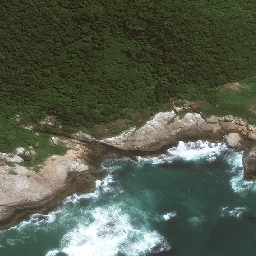
#> input picture WMTS/coasts/n41p6948722325_n22p4055718965_n41p6928167264_n22p4028294504_raw.png, 256 x 256 px
$ jupyter execute --allow-errors Untitled.ipynb   (older library calls are emulated)
#> lines starting #> are read from the running program, lines starting #| are printed output that depends on the picture; after the words box and inside, x2 and y2 are one past the last pixel; in counts of white or black regions, pixels touching at a corner belong together
[cell 1]
import cv2
import numpy as np
import os

from PIL import Image
from IPython.display import display

im = Image.open('n41p6948722325_n22p4055718965_n41p6928167264_n22p4028294504_raw.png')
#> im is the input picture: PIL image 256x256 RGBA; mean R, G, B, A 83.8, 91.8, 75.8, 255
gt= Image.open('n41p6948722325_n22p4055718965_n41p6928167264_n22p4028294504_gt.png')
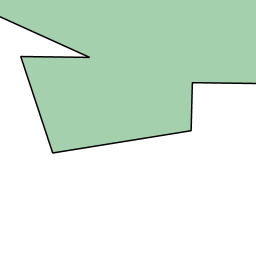
#> input picture WMTS/coasts/n41p6948722325_n22p4055718965_n41p6928167264_n22p4028294504_gt.png, 256 x 256 px
#> gt is the input picture: PIL image 256x256 RGB; mean R, G, B 214.3, 232.3, 217.7
ima = np.asarray(im, dtype=np.uint8)
gta = np.load('n41p6948722325_n22p4055718965_n41p6928167264_n22p4028294504.npy')
#> (reads coasts/n41p6948722325_n22p4055718965_n41p6928167264_n22p4028294504.npy from the repository)
display (im)
display (gt)

[cell 2]
img = cv2.imread('n41p6948722325_n22p4055718965_n41p6928167264_n22p4028294504_raw.png',0)
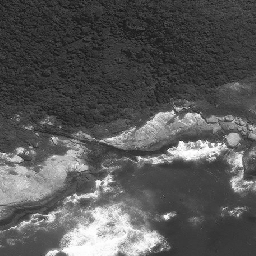
#> img: shape (256, 256); min 15, max 255, mean 87
ret, thresh = cv2.threshold(img,0,255,cv2.THRESH_BINARY_INV+cv2.THRESH_OTSU)
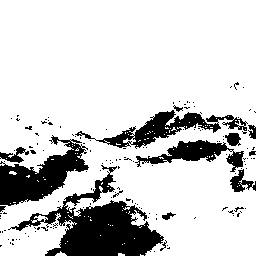
#> thresh: shape (256, 256); 81.2% white; 145 black regions (131 under 20 px)
#> ret = 123
#np.histogram(thresh)
#imgray = cv2.cvtColor(img,cv2.COLOR_BGR2GRAY)
#ret,thresh = cv2.threshold(img,0,255,0)
contours, hierarchy = cv2.findContours(thresh, cv2.RETR_CCOMP, cv2.CHAIN_APPROX_NONE)
#> contours = 362 contours, 341 with area under 20; largest, box (x1, y1, x2, y2) and area: (0, 0, 256, 256) 56220, (130, 109, 222, 149) 1481, (135, 139, 235, 168) 1236, (95, 126, 137, 149) 371, (225, 150, 245, 173) 252
cimt = np.ones((256,256),dtype=np.uint8)
cv2.drawContours(cimt,contours,-1,255,1)
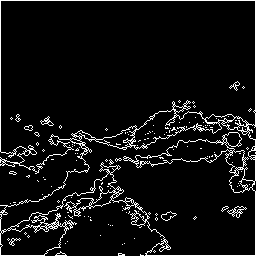
#> cimt: shape (256, 256); values 1 (black) and 255 (white), 6.8% white in thin lines or dots
areas = [cv2.contourArea(cnt) for cnt in contours ]
#> areas = 362 values, max 56220 at index 103, min 0 at index 3, mean 170.4
display (Image.fromarray(cimt))
h = np.mean(areas)
#> h = 170.4
np.std(areas)
mask = np.zeros((258,258), np.uint8)
cv2.floodFill(cimt,mask,(250,250),255,0,255)
#> cimt: shape (256, 256); values 1 (black) and 255 (white), 28.4% white; 122 white regions (116 under 20 px), largest, box (x1, y1, x2, y2) and area: (0, 0, 256, 256) 18197, (40, 116, 54, 126) 41, (229, 81, 240, 91) 29, (9, 238, 21, 246) 28, (55, 251, 67, 256) 23, (24, 125, 33, 131) 21
display (Image.fromarray(cimt))

[cell 3]
im = Image.open('n41p940975909_n22p8723511097_n41p9389283747_n22p8696087029_raw.png')
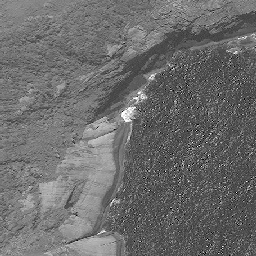
#> input picture WMTS/coasts/n41p940975909_n22p8723511097_n41p9389283747_n22p8696087029_raw.png, 256 x 256 px
#> im is the input picture: PIL image 256x256 LA; mean R, G, B, A 108.3, 108.3, 108.3, 255
display (im)
ima = cv2.imread('n41p940975909_n22p8723511097_n41p9389283747_n22p8696087029_raw.png',0)
#> ima: shape (256, 256); min 0, max 255, mean 108.3
gta = np.load('n41p940975909_n22p8723511097_n41p9389283747_n22p8696087029.npy')
#> (reads coasts/n41p940975909_n22p8723511097_n41p9389283747_n22p8696087029.npy from the repository)

[cell 4]
rows = [i for i in xrange(gta.shape[0]) if sum(gta[i,:])==gta.shape[1]]
cols = [i for i in xrange(gta.shape[1]) if sum(gta[:,i])==gta.shape[0]]
mask = np.zeros(gta.shape)
mask[rows,:] = 255
mask[:,cols] = 255
mask

[cell 5]
ret, thresh = cv2.threshold(ima,0,255,cv2.THRESH_BINARY_INV+cv2.THRESH_OTSU)
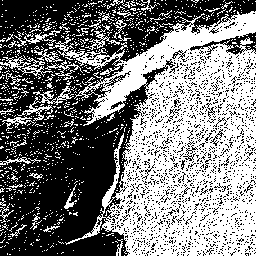
#> thresh: shape (256, 256); 48.6% white; 1005 white regions (961 under 20 px)
#> ret = 107
#np.histogram(thresh)
#imgray = cv2.cvtColor(img,cv2.COLOR_BGR2GRAY)
#ret,thresh = cv2.threshold(img,0,255,0)
contours, hierarchy = cv2.findContours(thresh, cv2.RETR_CCOMP, cv2.CHAIN_APPROX_NONE)
#> contours = 3961 contours, 3924 with area under 20; largest, box (x1, y1, x2, y2) and area: (49, 11, 256, 256) 30792, (0, 55, 53, 77) 347, (17, 86, 74, 121) 308, (142, 65, 169, 88) 199, (90, 83, 109, 99) 124
cimt = np.ones((256,256),dtype=np.uint8)
cv2.drawContours(cimt,contours,-1,255,1)
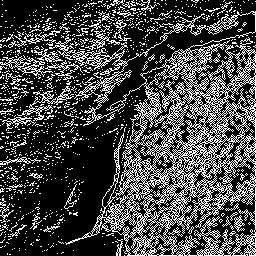
#> cimt: shape (256, 256); values 1 (black) and 255 (white), 27.9% white in thin lines or dots
display (Image.fromarray(cimt))
mask = np.zeros((258,258), np.uint8)
cv2.floodFill(cimt,mask,(250,250),255,0,255)
display (Image.fromarray(cimt))

[cell 6]
import random
random.randrange(0,255)

[cell 7]
from skimage.feature import greycomatrix, greycoprops
from skimage import data
import matplotlib.pyplot as plt

PATCH_SIZE = 21
grass_locations = list()
grass_patches = []
water_locations = list()
water_patches = []
while(True):
  if len(grass_patches)==10:
     break;
  i = random.randrange(0,255-PATCH_SIZE)
  j = random.randrange(0,255-PATCH_SIZE)
  if gta[i,j] == 0:
      grass_patches.append(ima[i:i+PATCH_SIZE,j:j+PATCH_SIZE])
      grass_locations.append((i,j))
#> after the loop, grass_locations = [(10, 66), (130, 124), (212, 77), (122, 91), (232, 55), (129, 35), (72, 35), (193, 24), (230, 37), (79, 25)]; grass_patches = 10 items

while(True):
  if len(water_patches)==10:
     break;
  i = random.randrange(0,255-PATCH_SIZE)
  j = random.randrange(0,255-PATCH_SIZE)
  if gta[i,j] == 1:
      water_patches.append(ima[i:i+PATCH_SIZE,j:j+PATCH_SIZE])
      water_locations.append((i,j))
#> after the loop, water_locations = [(230, 217), (120, 143), (156, 163), (141, 122), (113, 221), (181, 211), (200, 171), (156, 126), (211, 222), (180, 222)]; water_patches = 10 items

xs = []
ys = []
for patch in (grass_patches + water_patches):
    glcm = greycomatrix(patch, [5], [0], 256, symmetric=True, normed=True)
    xs.append(greycoprops(glcm, 'dissimilarity')[0, 0])
    ys.append(greycoprops(glcm, 'correlation')[0, 0])
#> this loop made 20 passes
#> after the loop, xs = [14.93, 28.03, 17.14, 24.06, 21.4, 12.35, 18.18, 25.06, 15.79, 21.79, 28.7, 22.85, 35.92, 21.12, 25.45, 33.74, 32.8, 24.05, 24.55, 33.19]; ys = [0.00937, 0.0562, 0.298, 0.138, 0.124, -0.0209, 0.0125, -0.0452, -0.00524, 0.0905, 0.0133, -0.021, -0.0689, 0.0864, -0.0403, -0.0512, -0.0989, 0.00522, -0.0475, -0.076]


#> (the rest of this cell did not finish here and is left out)

[cell 8]
img = cv2.imread('n41p7129455526_n22p422088963_n41p7108906306_n22p4193465198_raw.png',0)
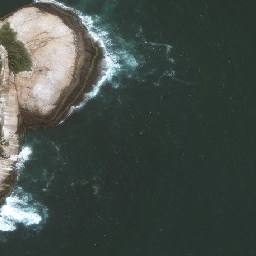
#> input picture WMTS/coasts/n41p7129455526_n22p422088963_n41p7108906306_n22p4193465198_raw.png, 256 x 256 px
#> img: shape (256, 256); min 30, max 255, mean 74.6
ret, thresh = cv2.threshold(img,0,255,cv2.THRESH_BINARY_INV+cv2.THRESH_OTSU)
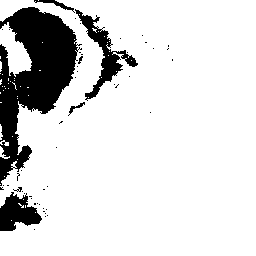
#> thresh: shape (256, 256); 85.5% white; 51 black regions (44 under 20 px)
#> ret = 121
#np.histogram(thresh)
#imgray = cv2.cvtColor(img,cv2.COLOR_BGR2GRAY)
#ret,thresh = cv2.threshold(img,0,255,0)
contours, hierarchy = cv2.findContours(thresh, cv2.RETR_CCOMP, cv2.CHAIN_APPROX_NONE)
#> contours = 140 contours, 134 with area under 20; largest, box (x1, y1, x2, y2) and area: (0, 0, 256, 256) 55718, (74, 8, 139, 101) 1456, (0, 22, 32, 77) 816, (68, 101, 86, 115) 75, (77, 55, 84, 65) 30, (0, 146, 10, 159) 27
cimt = np.ones((256,256),dtype=np.uint8)
cv2.drawContours(cimt,contours,-1,255,1)
#> cimt: shape (256, 256); values 1 (black) and 255 (white), 3.8% white in thin lines or dots
display (Image.fromarray(cimt))
mask = np.zeros((258,258), np.uint8)
cv2.floodFill(cimt,mask,(250,250),255,0,255)
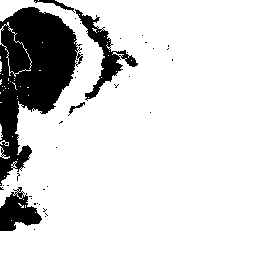
#> cimt: shape (256, 256); values 1 (black) and 255 (white), 84.3% white; 37 black regions (32 under 20 px), largest, box (x1, y1, x2, y2) and area: (0, 7, 83, 186) 7730, (75, 9, 138, 101) 1269, (0, 187, 42, 231) 1039, (34, 0, 75, 13) 126, (68, 102, 85, 116) 56
display (Image.fromarray(cimt))
